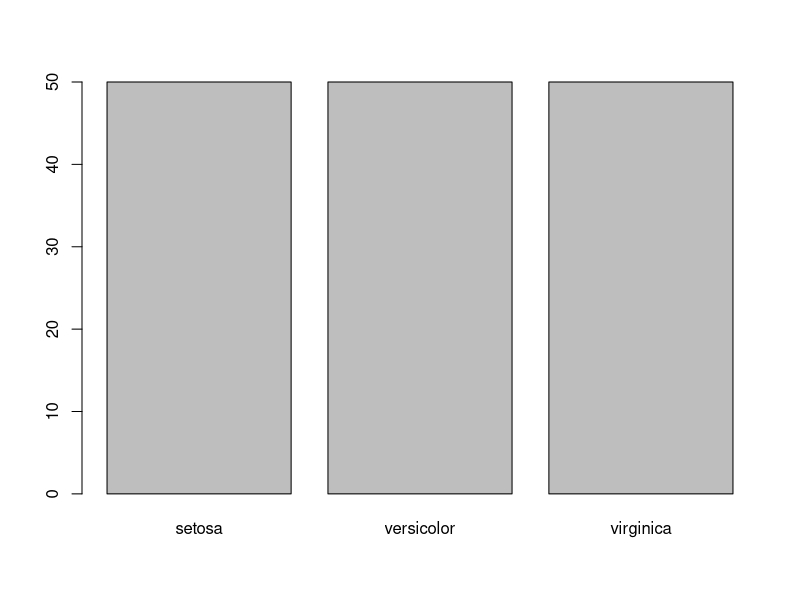
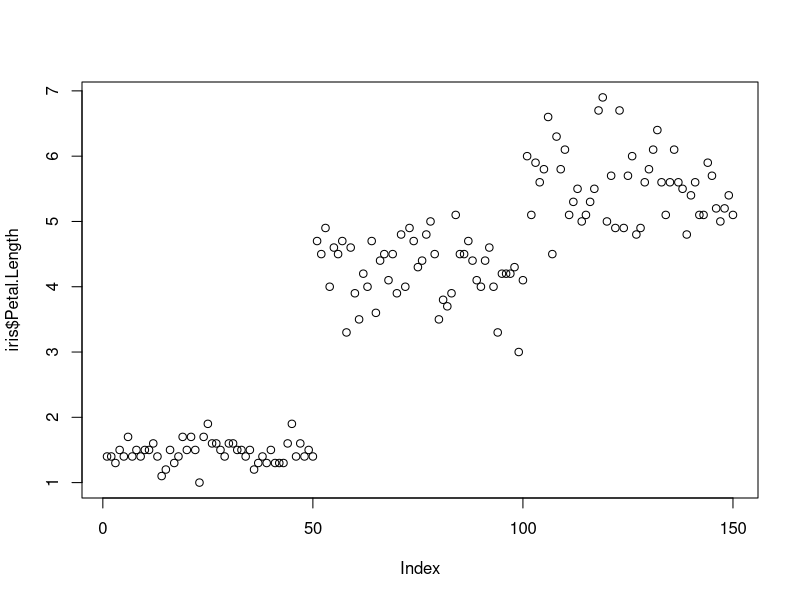
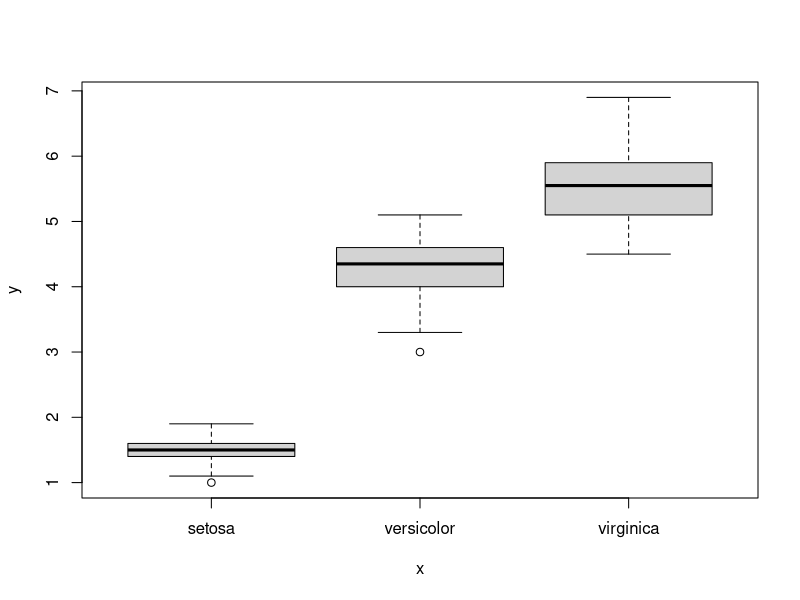
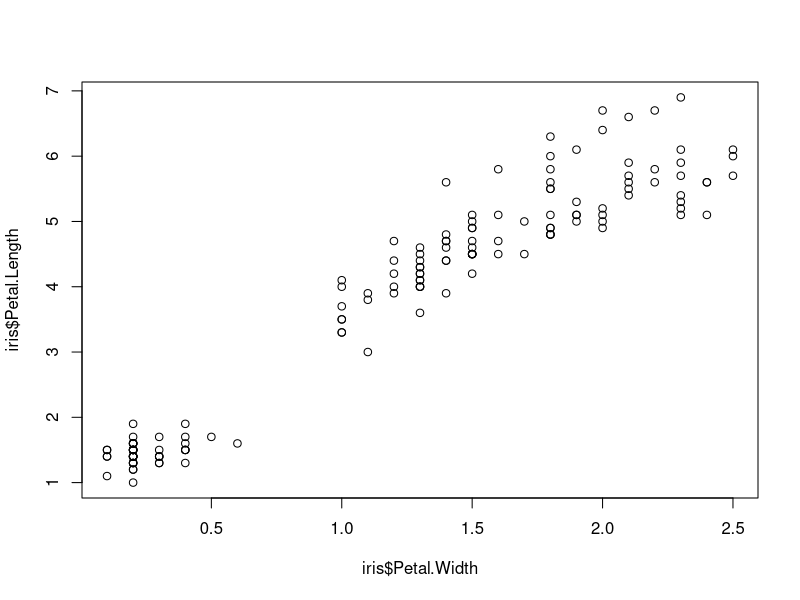
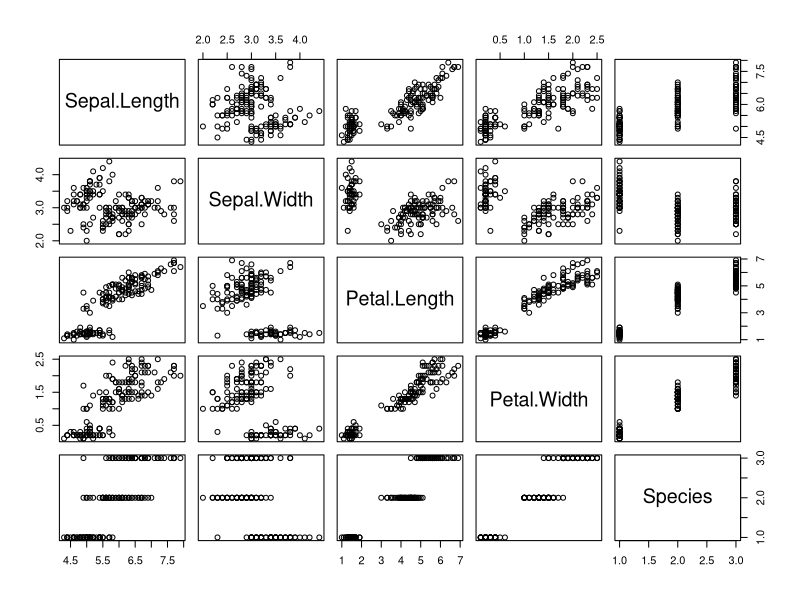
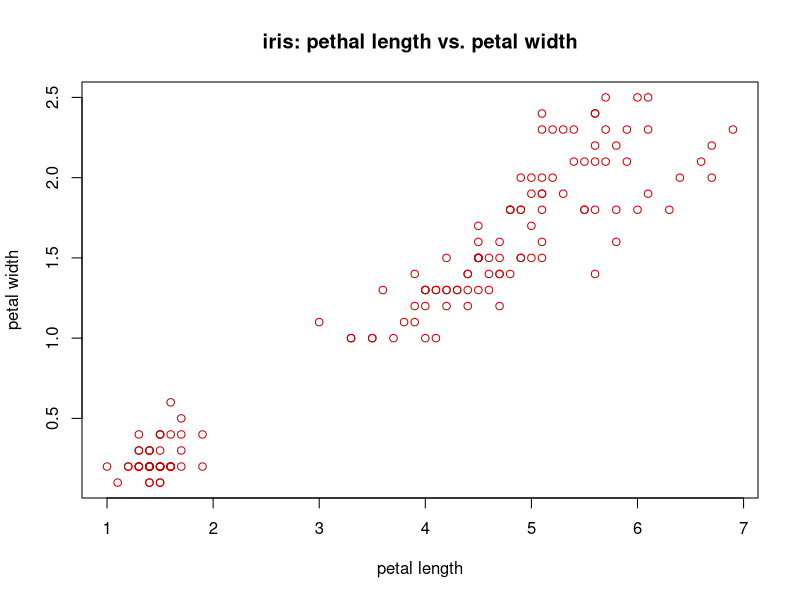
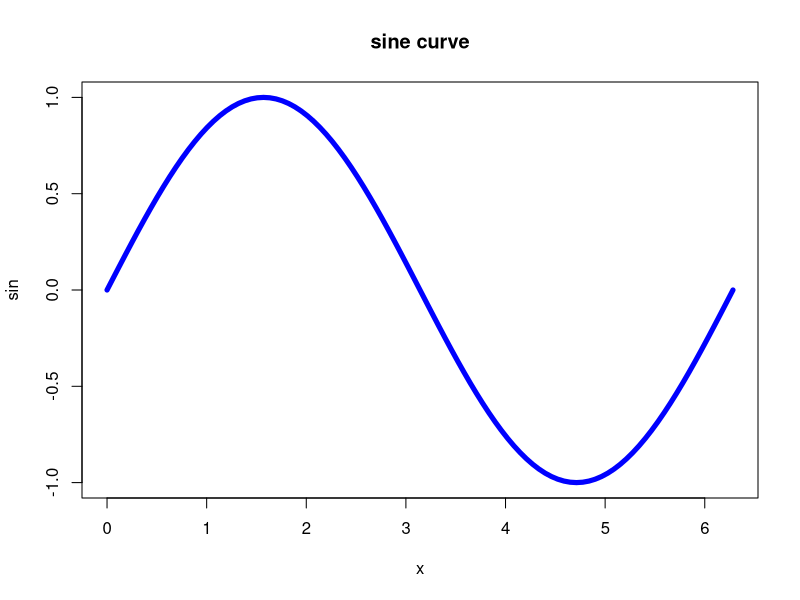
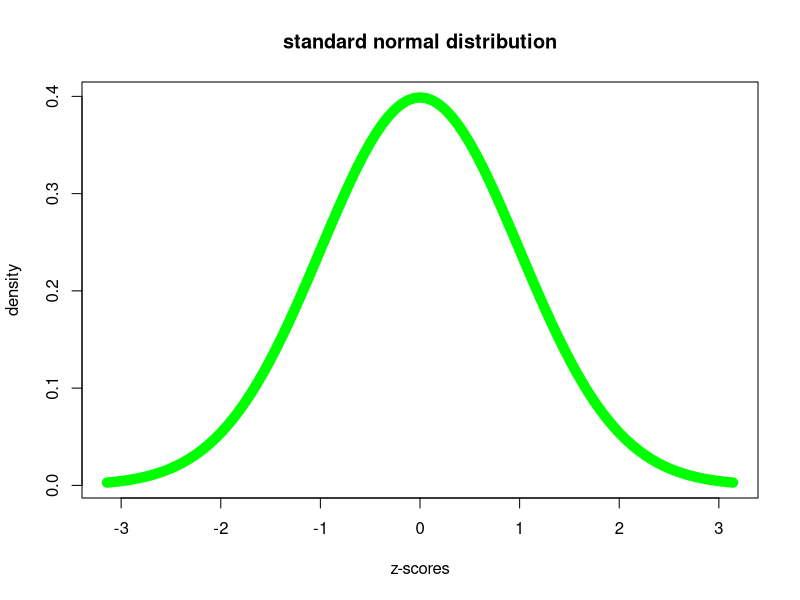

Reproduce these figures in R, in order. (Note: this script raises an error after producing the figures.)
## ---- chunk 1
#load basic R dataset
library(datasets)

#look at the first few lines
head(iris)

#get information on commands or datasets
?iris
## ---- chunk 2
plot(iris$Species) #plot categorical variable
plot(iris$Petal.Length) #plot quantitative variable
plot(iris$Species, iris$Petal.Length) #cat x quant
plot(iris$Petal.Width, iris$Petal.Length) #quant x quant
plot(iris) #matrix for holistic overview
## ---- chunk 3
plot(iris$Petal.Length, iris$Petal.Width,
     col = "#cc0000", #hex code for red
     main = "iris: pethal length vs. petal width", #header
     xlab = "petal length", #x axis lable
     ylab = "petal width" #y axis lable
)

#plot formulas
plot(sin, 0, 2 * pi,
     lwd = 5, #line width
     col = "blue",
     main = "sine curve"
)
plot(dnorm, -pi, pi, 
     lwd = 10,
     main = "standard normal distribution",
     xlab = "z-scores",
     ylab = "density",
     col = "green"
)
plot(exp, 0, 8)
## ---- chunk 4
?mtcars
head(mtcars)

#bar chart
barplot(mtcars$cyl) #doesn't work
cylinders <- table(mtcars$cyl) #create table and assign it to variable
barplot(cylinders)
## ---- chunk 5
set.seed(4) #set seed to identify errors
x <- sample(6, 1000, replace = TRUE) #draw randint out of 6, 1000x, with replacing
barplot(table(x))
## ---- chunk 6
x <- sample(6, 1000, replace = TRUE, c(rep(0.2 / 5, 5),0.80))
barplot(table(x),
        xlab = "Number",
        ylab = "Occurance")
#same experiment, fill results into matrix
mat <- matrix(NA, nrow = n, ncol = 2)
for(i in 1:1000){
  mat[i,] <- sample(1:6, size = 2, replace = T)
}
## ---- chunk 7
p <- c(1:6, 5:1)/36
plot(2:12, p, type = "h", las = 1, xlab = "sum of two die")

#roll a dice 3 times. what is P("no 4")? - (5/6)^3 = 0.579
sample(1:6, 3, T) #simulation of the question above
#do the experiment x times and count the relative frequency of P("no four")
experiment_amount <- c(100000)
results_with_four <- c(0)
for(roll in 1:experiment_amount){
  result <- sample(1:6, 3, T)
  if(4 %in% result){
    results_with_four <- results_with_four + 1
  }
}
1 - (results_with_four/experiment_amount)
#same experiment
experiment_amount <- c(100000)
simulation_1 <- function(x){
  roll_3 <- sample(1:6, 3, T)
  no_four <- sum(roll_3 == 4) == 0
}
results_without_four <- sapply(1:experiment_amount, simulation_1)
sum(results_without_four)/experiment_amount
## ---- chunk 8
n <- 100000 #experiment with 100000 rolls
y <- rep(NA, n)
for(i in 1:n){
  w <- sample(1:6, 10, T) #roll d6 10 times
  count_sixes <- sum(w == 6) #count amount of sixes
  y[i] <- (count_sixes >= 7)
}
100*(sum(y)/n)
#same experiment, with a matrix
n <- 100000 #experiment with 100000 rolls
w <- sample(1:6, 10 * n, T)
mat <- matrix(data = w, ncol = 10)
head(mat) #look at the structure of matrix
number_of_sixes <- apply(mat, 1, function(x){sum(x == 6)})
sum(number_of_sixes >= 7)/nrow(mat)
## ---- chunk 9
for (i in 1:10){
  cat("draw #", i, ":", sample(x = c("r", "g", "b", "o"), size = 2, replace = FALSE), "\n")}
## ---- chunk 10
#example: historically have 68.4% of the student passed a certain class
k <- 15 #what is the probability that 15 will pass?
n <- 20 #given we have 20 students this semester
p <- 0.684
dbinom(x = k, size = n, prob = p)
## ---- chunk 11
#distribution of all possible values the bernoulli random variable X can take
k <- 0:20
pk <- dbinom(k, 20, 0.684)
plot(k, pk, type = "h",
     main = "Bin(n = 20, p = 0.684)")
#for p = 5 or as n grows: symmetrical graph
#rule of thumb: if np(1-p) > 10, symmetrical Bin(n,p)
## ---- chunk 12
#binomial distribution: cumulative distribution function
#example: what's the probability that 4 or less students pass the class? P(X<=3)
pbinom(4, 20, 0.684)
#example: what's the probability that 15 or more students pass the class? P(X>=15)
sum(dbinom(16:20, 20, 0.684))
1 - pbinom(15, 20, 0.684) #same resultas above: P(X>15) = 1-P(X<=15)
#example: what's the probability that between 13 and 16 students pass the class? P(13<=X<=16)
sum(dbinom(13:16, 20, 0.684))
## ---- chunk 13
#binomial distribution: quantiles
#example: 90%-quantile to pass class: what's the maximum of students passing in 90% of the cases?
alpha <- 0.9 #alpha-quantiles: P(X <= x) >= alpha
qbinom(alpha, 20, 0.684)

#binomial distribution: simulation
#example: simulate a semester outcome for the class
set.seed(4)
rbinom(n = 1, 20, 0.684) #13 students have passed the class
## ---- chunk 14
#example: what's the probability of getting a 5 with a d6 after the 4 throw? (3 fails followed by 1 success)
dgeom(3, prob = 1/6) #ATTENTION: first argument in the function is the count of fails!
## ---- chunk 15
#geometrical distribution: cumulative distribution function
#example: what's the probability of having 3 or less fails while trying to roll a 5 with a d6?
pgeom(3, 1/6) #P(X<=3)
#example: what's the probability of rolling more than 3 fails?
1 - pgeom(3, 1/6) #P(X>3)
## ---- chunk 16
#geometrical distribution: quantiles
#example: what's the maximum of fails we are going to see in 90% of the cases?
qgeom(0.9, 1/6)
## ---- chunk 17
#geometrical distribution
#example: simulate fails given a probability
set.seed(4)
rgeom(1, 1/6) #in this case we rolled a five with the first try
## ---- chunk 18
x <- p <- q <- n <- 3
r <- 3
p <- 0.05
dnbinom(x , size = r, prob = p) #probability function
pnbinom(q , size = r, prob = p) #cummulative probability function
qnbinom(p , size = r, prob = p) #quantile function
rnbinom(n , size = r, prob = p) #random number
#example: number of fails X until the third win at a lottery with p = 0.05. what's the maximum of tickets one needs to buy in 99% of the cases?
qnbinom(0.99, 3, 0.05) + 3
## ---- chunk 19
m <- n <- k <- x <- q <- p <- n <- 3 
dhyper(x , m = m, n = n, k = k) # probability function
phyper(q , m = m, n = n, k = k) # cummulative probability function
qhyper(p , m = m, n = n, k = k) # quantile function
rhyper(n , m = m, n = n, k = k) # random number
#example: the number of broken screw in a sample is X ~ Hyp(27, 973, 30)
#What's the probability that the sample only contains intact screws?
dhyper(0, m = 27, n = 973, k = 30)
## ---- chunk 20
#example: you ask n people about their birthday.
#         how large does n need to be, so that the probability of someone sharing the same birthday as you is at least 0.5?
#         assume the year has 365 days.
#         P(A) = 1 - (364/365)^n
n <- 1:1500
PA <- 1 - (364/365)^n
plot(n, PA,
     type = "l", main = "probability of sharing birthday")
n = ceiling(log(1-0.5)/log(364/365)) #solve PA for n first, then insert
print(n)
## ---- chunk 21
#factor()
#factors are used to store categorical variables
blood_types <-  c("B", "AB", "O", "A", "O", "O", "A", "B")
blood_types_factor <-  factor(blood_types) #scans through vector and identifies different categories
blood_types_factor #R sorts the character values alphabetically
str(blood_types_factor)#R encodes factors as integers, to save memory in case of long strings
blood_types_factor <-  factor(blood_types, #levels argument can be defined
                              levels = c("O", "A", "B", "AB")) #r encoding is now different
## ---- chunk 22
#nominal vs. ordinal factors
#nominal = no inherent/meaningful order
blood_types_factor[1] < blood_types_factor[2] #throws an ERROR because factor is nominal
#ordinal = meaningful/natural order
tshirt <- c("M", "L", "S", "S", "L", "M", "L", "M")
tshirt_factor <- factor(tshirt, ordered = T,
                        levels = c("S", "M", "L"),
                        labels = c("size_S", "size_M", "size_L")) #names the factor levels, order important!
tshirt_factor #< signs now that this is an ordered factor
tshirt_factor[1] < tshirt_factor[2] #evaluates TRUE because factor is ordinal
## ---- chunk 23
#check the time for used for code
n <- 50000
system.time({
  w <- NULL
  for (i in 1:n) {
    w <- rbind(w, sample(1:6, 2, TRUE))
  }
})
